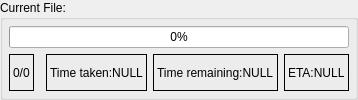
          <widget class="QGroupBox" name="groupBox_CurrentFile">
           <property name="sizePolicy">
            <sizepolicy hsizetype="Preferred" vsizetype="Fixed">
             <horstretch>0</horstretch>
             <verstretch>0</verstretch>
            </sizepolicy>
           </property>
           <property name="minimumSize">
            <size>
             <width>0</width>
             <height>0</height>
            </size>
           </property>
           <property name="title">
            <string>Current File:</string>
           </property>
           <layout class="QGridLayout" name="gridLayout_28">
            <property name="leftMargin">
             <number>6</number>
            </property>
            <property name="topMargin">
             <number>6</number>
            </property>
            <property name="rightMargin">
             <number>6</number>
            </property>
            <property name="bottomMargin">
             <number>6</number>
            </property>
            <property name="spacing">
             <number>6</number>
            </property>
            <item row="1" column="0">
             <widget class="QLabel" name="label_FrameProgress_CurrentFile">
              <property name="sizePolicy">
               <sizepolicy hsizetype="Fixed" vsizetype="Preferred">
                <horstretch>0</horstretch>
                <verstretch>0</verstretch>
               </sizepolicy>
              </property>
              <property name="toolTip">
               <string>Finished/Total</string>
              </property>
              <property name="frameShape">
               <enum>QFrame::Box</enum>
              </property>
              <property name="frameShadow">
               <enum>QFrame::Plain</enum>
              </property>
              <property name="text">
               <string notr="true">0/0</string>
              </property>
             </widget>
            </item>
            <item row="1" column="4">
             <widget class="QLabel" name="label_ETA_CurrentFile">
              <property name="sizePolicy">
               <sizepolicy hsizetype="Fixed" vsizetype="Preferred">
                <horstretch>0</horstretch>
                <verstretch>0</verstretch>
               </sizepolicy>
              </property>
              <property name="frameShape">
               <enum>QFrame::Box</enum>
              </property>
              <property name="text">
               <string>ETA:NULL</string>
              </property>
             </widget>
            </item>
            <item row="0" column="0" colspan="5">
             <widget class="QProgressBar" name="progressBar_CurrentFile">
              <property name="value">
               <number>0</number>
              </property>
             </widget>
            </item>
            <item row="1" column="3">
             <widget class="QLabel" name="label_TimeRemain_CurrentFile">
              <property name="sizePolicy">
               <sizepolicy hsizetype="Fixed" vsizetype="Preferred">
                <horstretch>0</horstretch>
                <verstretch>0</verstretch>
               </sizepolicy>
              </property>
              <property name="frameShape">
               <enum>QFrame::Box</enum>
              </property>
              <property name="text">
               <string>Time remaining:NULL</string>
              </property>
             </widget>
            </item>
            <item row="1" column="2">
             <widget class="QLabel" name="label_TimeCost_CurrentFile">
              <property name="sizePolicy">
               <sizepolicy hsizetype="Fixed" vsizetype="Preferred">
                <horstretch>0</horstretch>
                <verstretch>0</verstretch>
               </sizepolicy>
              </property>
              <property name="frameShape">
               <enum>QFrame::Box</enum>
              </property>
              <property name="text">
               <string>Time taken:NULL</string>
              </property>
             </widget>
            </item>
           </layout>
          </widget>
